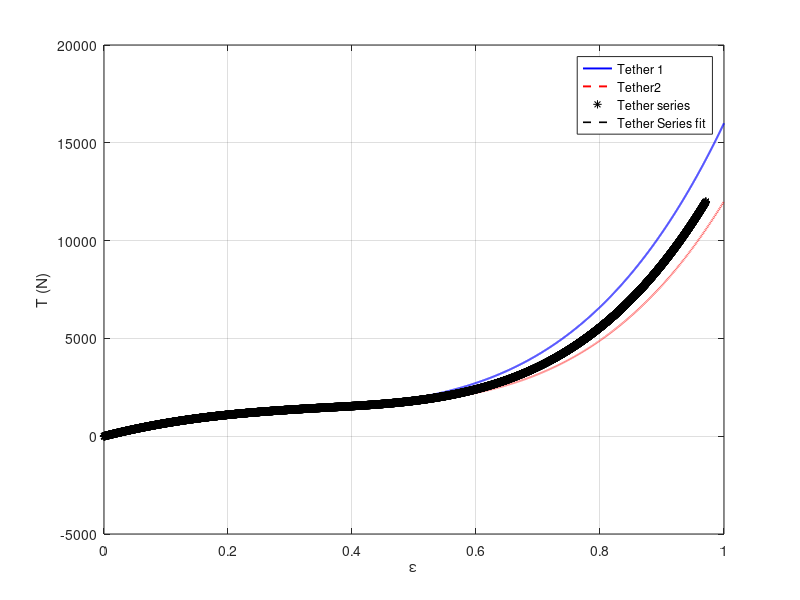
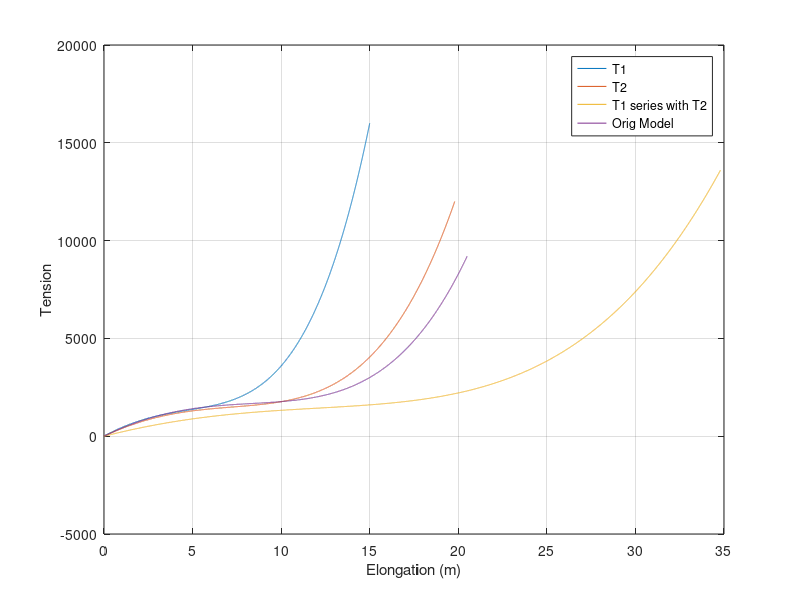

These charts were generated, in order, by the following MATLAB code:
% Dominic D. Forbush
% fits mooring tension model for series of 2 distinct mooring tethers
clear; close all;
% fit tolerance
tol = .001; % error allowance for equivalent tension between polynomial fits (N)
endHappened = 0;
startHappened =0; 
%% first tether 15 m
tpoly1=[21000 0 -12500 7500 0]; %%% UNITS N
strain1 = [0:0.0001:1]; % 1001 points from 0 to 100% strain
tens1= polyval(tpoly1,strain1);
L1= 15; % m

%% second tether 19.8m
tpoly2=[18000 0 -14500 8500 0]; %%% UNITS N
strain2 = strain1; % 1001 points from 0 to 100% strain (match number of points)
tens2= polyval(tpoly2,strain1);
L2=19.8; % m

%% check figures
figure; clf;
plot(strain1,tens1,'b','LineWidth',1.4)
hold on; grid on;
plot(strain2,tens2,'--r','LineWidth',1.4)
xlabel('\epsilon')
ylabel('T (N)')
%% evaluate which polynomial sees larges tension
maxT1 = max(tens1);
maxT2 = max(tens2);

%% loop through strain for largest vector, find strain2 where tens1=tens2
if maxT1 > maxT2
    iter = tens1;
    vec = tens2;
    iterL=15;
    vecL = 19.8;
else
    iter = tens2;
    vec = tens1;
    iterL=19.8;
    vecL = 15;
end

for k=1:length(strain1)
    [res,idx]=min(abs(iter(k)-vec)); % find closest tension value in vec
    if idx == length(strain1)
        break
    end
    if res > tol % if nothing is close enough, interpolate to find strain value that gives equal tension
        warning('Large residual for point %i. Interpolating \n \r',k)
        if k > 1 && k < length(strain1) % midpoint approx wherever possible
            linFit = polyfit([vec(idx-1),vec(idx),vec(idx+1)],[strain1(idx-1), strain1(idx), strain1(idx+1)],1);
        elseif k==length(strain1) % right endpoint approx at right end
            linFit = polyfit([vec(idx-1),vec(idx)],[strain1(idx-1), strain1(idx)],1);
            endHappened =1;
        else % left endpoint approx at start
            linFit = polyfit([vec(idx),vec(idx+1)],[strain1(idx), strain1(idx+1)],1);
            startHappened = 1;
        end
        outStr(k) = polyval(linFit,iter(k));  % interpolate to find strain value giving equal tension
        methodFlag(k)=1;
    else
        outStr(k) = strain1(idx);
        methodFlag(k)=0;
    end
    totStr(k)= ((strain1(k) * iterL) + (outStr(k) * vecL))/(iterL + vecL) ;
    tensOut(k) = iter(k);
end

%% fit polynomial to output tension vs. total strain
outPoly = polyfit(totStr,tensOut,4) % 4th order because the others were?

% add to check plot
plot(totStr,tensOut,'k*')
plot(totStr,polyval(outPoly,totStr),'--k','LineWidth',1.2)
legend('Tether 1','Tether2','Tether series','Tether Series fit')

%% check series plot w/ actual length: series spring should be weaker than both others

origPoly = [15000 0 -15000 9200 0]

figure; clf;
plot(L1*(strain1), polyval(tpoly1,strain1));
hold on; grid on;
plot(L2*(strain1), polyval(tpoly2,strain1));
plot((L1+L2)*(strain1), polyval(outPoly,strain1));
plot(20.5*strain1,polyval(origPoly,strain1));
xlabel('Elongation (m)')
ylabel('Tension')
legend('T1','T2','T1 series with T2', 'Orig Model')
